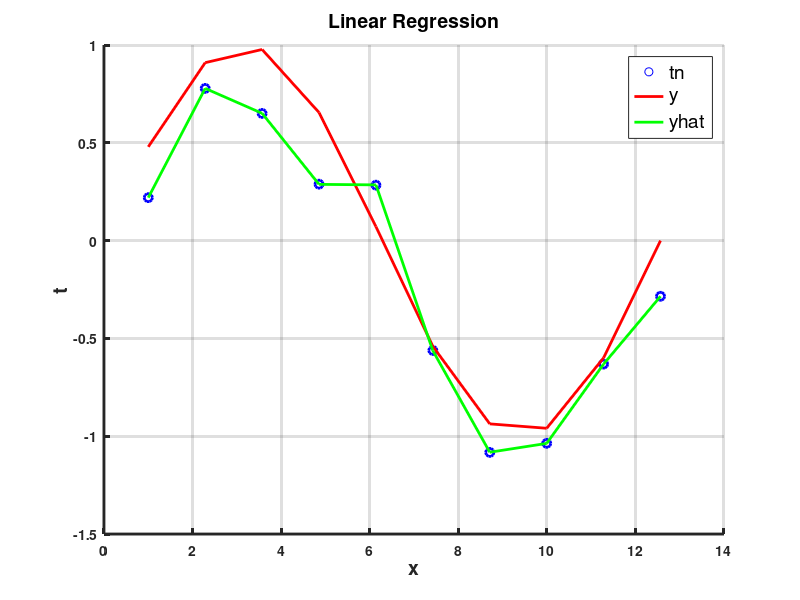
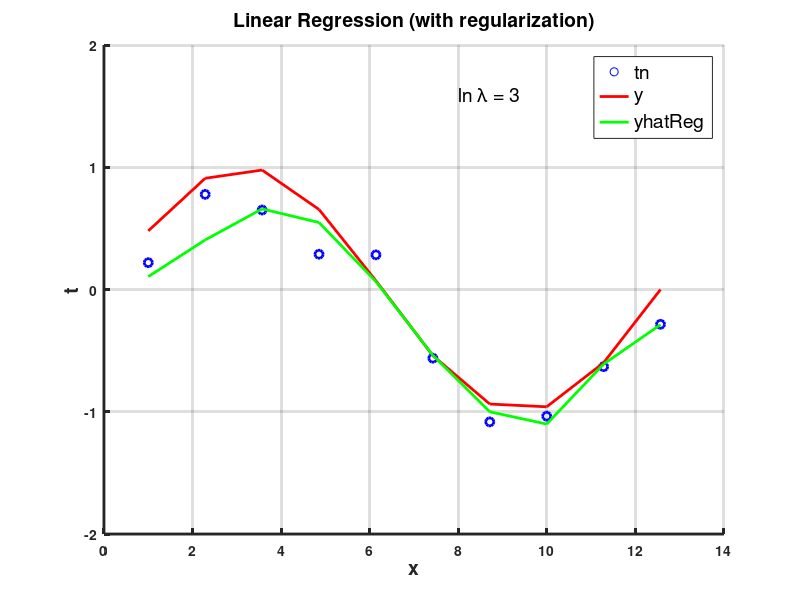

Reproduce these figures in MATLAB, in order. (Note: this script raises an error after producing the figures.)
%% Curve Fitting/Linear Regression
%--------------------------------------------------------------------------
%  
% This scripts implements curve fitting for randomly generated data with
% guassian noise by
%
% estimate the regression coefficients w by minimizing
% (1) the sum-of-squares error.
% (2) Maximum Likelihood and Maximum A Posteriori(MAP) estimator of the 
% Bayesian approach by introducing a prior distribution p(w|α) over the 
% coefficients and therefore solve it as the Bayesian linear regression 
% problem. 
%
% 
%%%%%%%%%%%%%%%%%%%%%%%%%%%%%%%%%%%%%%%%%%%%%%%%%%%%%%%%%%%%%%%%%%%%%%%%%%%
% Author : Skanda Bharadwaj 
%%%%%%%%%%%%%%%%%%%%%%%%%%%%%%%%%%%%%%%%%%%%%%%%%%%%%%%%%%%%%%%%%%%%%%%%%%%

%% ========================================================================

clear; close all; clc;

%% ======================== Input generation ==============================

%Set the order of the polynomial
M = 9;

%Set the regularization coefficient
lnLambda = 3; 

%Generate input data by providing the number of samples
numDataPoints = 10;

%Load data points
load data.mat

x=x'; Y=y'; T=t';
N = length(x);

%Create the matrix X
X = [ones(N, 1), zeros(N, M)];
for i = 1:M
    X(:, i+1) = x.^i;
end

%% ============= Linear Regression (Without Regularization) ===============

%compute the closed form solution: W = inv(X'X)*X'*T
W = (X'*X)\(X'*T);          

%compute the resulting polynomial from W
yhat = X*W;

%compute the error 
Err  = 0.5*sum((yhat-T).^2);   

figure(1)
    %Plot the data points
    scatter(x, T', 'b', 'LineWidth', 2); hold on
    %Plot the GroundTruth
    plot(x, Y', 'r', 'LineWidth', 2);
    %Plot the extimated polynomial
    plot(x, yhat', 'g', 'LineWidth', 2);  
    %Title, labels and legend
    set(gca,'FontWeight','bold','LineWidth',2); grid on;
    title('Linear Regression', 'FontWeight', 'bold', 'FontSize', 14);  
    xlabel('x', 'FontWeight', 'bold', 'FontSize', 14); 
    ylabel('t', 'FontWeight', 'bold', 'FontSize', 14); 
    legend({'tn', 'y', 'yhat'}, 'FontSize', 14);
    hold off;

%% ============== Linear Regression (With Regularization) =================

%Caluculate lambda from ln(lambda)
lambda = exp(lnLambda); 
I = eye(size(X'*X));

%Calculate closed form solution with regularization term: W = (inv(X'X)*X'*T + lambda*I)
W_Reg = ((X'*X)+(lambda*I))\(X'*T);

%compute the resulting polynomial from W_Reg
yhat_Reg = X*W_Reg;

%compute the error
EReg = 0.5*sum((yhat_Reg-T).^2)+(0.5*lambda*(W_Reg'*W_Reg));

figure(2)
    %Plot the data points
    scatter(x, T', 'b', 'LineWidth', 2); hold on
    
    %Plot the GroundTruth
    plot(x, Y', 'r', 'LineWidth', 2);
    
    %Plot the extimated polynomial
    plot(x, yhat_Reg', 'g', 'LineWidth', 2); axis([0, 14, -2, 2]);
    
    %Title, labels and legend
    set(gca,'FontWeight','bold','LineWidth',2); grid on;
    title('Linear Regression (with regularization)', 'FontWeight', 'bold', 'FontSize', 14); 
    xlabel('x', 'FontWeight', 'bold', 'FontSize', 14); 
    ylabel('t', 'FontWeight', 'bold', 'FontSize', 14);
    legend({'tn', 'y', 'yhatReg'}, 'FontSize', 14); 
    str = sprintf('ln \\lambda = %d', lnLambda);
    text(8, 1.6, str, 'FontSize', 14);
    hold off;

%% ==================== Maximum Likelihood Estimation =====================

%Calulate the precision(beta) obtained by maximizing the likelihood
%function 
beta = N/sum((yhat-T).^2);

%Calulate sigma 
sigma = (beta)^-0.5;
SigmaErr = ones(size(x))*sigma;

figure(3)
    %Plot the error area around
    h = shadedErrorBar(x, yhat, SigmaErr,{'m-','color','m','LineWidth',1},0); hold on
    
    %Plot the data points
    s = scatter(x, T', 'b', 'LineWidth', 2); axis([0, 14, -1.5, 1.5]);
    
    %Plot the GroundTruth
    p1 = plot(x, Y', 'r', 'LineWidth', 2);
    
    %Plot the extimated polynomial
    p2 = plot(x, yhat, 'g', 'LineWidth', 2); grid on;
    
    %Title, labels and legend
    set(gca,'FontWeight','bold','LineWidth',2)
    title('Maximum Likelihood', 'FontWeight', 'bold', 'FontSize', 14);
    xlabel('x', 'FontWeight', 'bold', 'FontSize', 14); 
    ylabel('t', 'FontWeight', 'bold', 'FontSize', 14);
    t = sprintf('\\sigma = %f', sigma);
    legend([s, p1, p2], {'tn', 'y', 'yhat'}, 'FontSize', 14);
    text(8.1, 1.1, t, 'FontSize', 14);
    hold off  

%% ======================= Maximum A Posteriori ===========================

%Assume beta=11.1 and alpha=0.005
beta_MAP = 11.1; alpha_MAP = 5e-03;

%Calculate the W using alpha and beta
W_MAP = ((X'*X)+((alpha_MAP/beta_MAP)*I))\(X'*T);

%Compute the resulting polynomial from W_MAP
yhat_MAP = X*W_MAP;

%Compute sigma
sigma_MAP = (beta_MAP)^-0.5;
SigmaErr_MAP = ones(size(x))*sigma_MAP;


figure(4)
    %Plot the error area around
    h = shadedErrorBar(x, yhat_MAP, SigmaErr_MAP,{'m-','color','m','LineWidth',1},0); hold on
    
    %Plot the data points
    s = scatter(x, T', 'b', 'LineWidth', 2); axis([0, 14, -2, 2]);
    
    %Plot the GroundTruth
    p1 = plot(x, Y', 'r', 'LineWidth', 2);
    
    %Plot the extimated polynomial
    p2 = plot(x, yhat_MAP, 'g', 'LineWidth', 2); grid on;
    
    %Title, labels and legend
    set(gca,'FontWeight','bold','LineWidth',2); grid on;
    title('Maximum A Posteriori', 'FontWeight', 'bold', 'FontSize', 14); 
    xlabel('x', 'FontWeight', 'bold', 'FontSize', 14); 
    ylabel('t', 'FontWeight', 'bold', 'FontSize', 14);
    legend([s, p1, p2], {'tn', 'y', 'yhat'}, 'FontSize', 14);
    str = sprintf('\\alpha = %.4f; \\beta = %.2f', alpha_MAP, beta_MAP);
    text(6, 1.1, str, 'FontSize', 14);
    hold off;
    
%% ============================= End ======================================